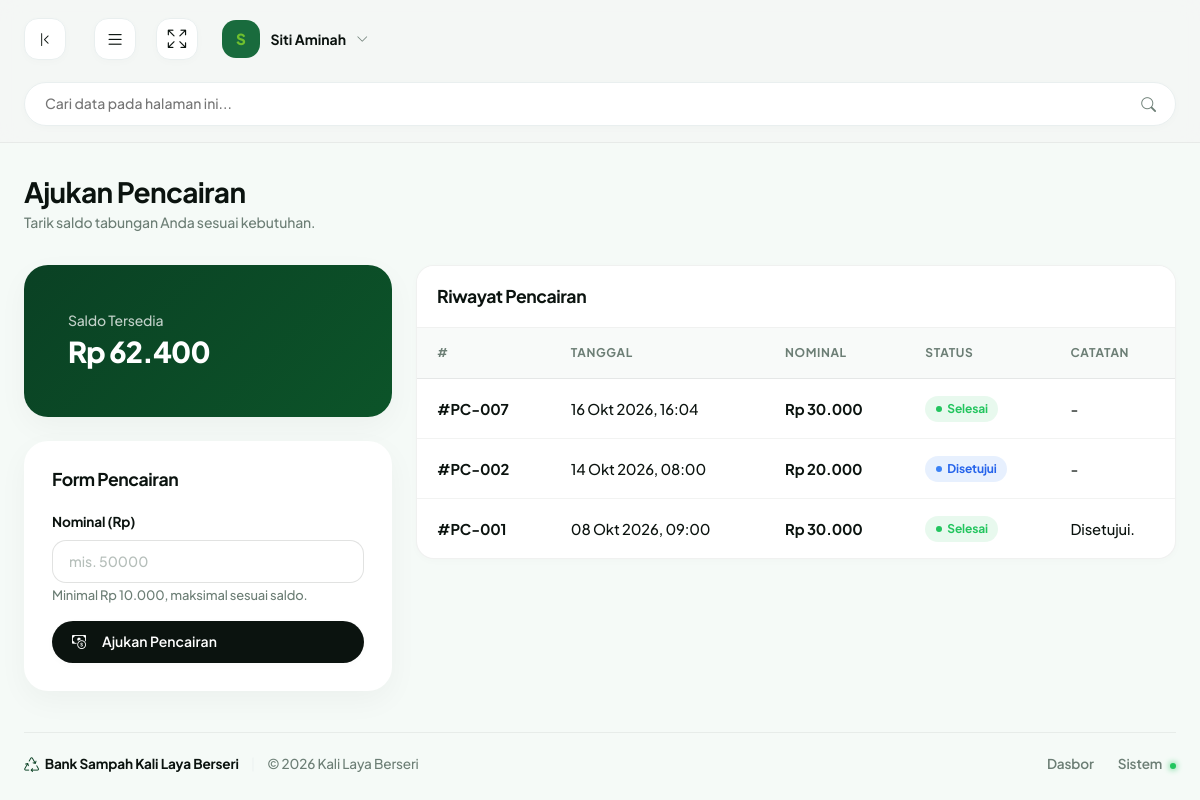
/nasabah/pencairan.php (signed in), run on the app's committed database.
### tables this page shows
CREATE TABLE `saldo_mutasi` (
  `id` int NOT NULL,
  `user_id` int NOT NULL,
  `tipe` enum('kredit','debit') NOT NULL,
  `nominal` decimal(14,2) NOT NULL DEFAULT '0.00',
  `saldo_akhir` decimal(14,2) NOT NULL DEFAULT '0.00',
  `ref_type` varchar(20) DEFAULT NULL,
  `ref_id` int DEFAULT NULL,
  `keterangan` varchar(255) DEFAULT NULL,
  `tanggal` datetime NOT NULL
);

CREATE TABLE `pencairan` (
  `id` int NOT NULL,
  `user_id` int NOT NULL,
  `nominal` decimal(14,2) NOT NULL DEFAULT '0.00',
  `status` enum('menunggu','disetujui','ditolak','selesai') NOT NULL DEFAULT 'menunggu',
  `disetujui_oleh` int DEFAULT NULL,
  `catatan_ketua` text,
  `diproses_oleh` int DEFAULT NULL,
  `tanggal` datetime NOT NULL,
  `tanggal_disetujui` datetime DEFAULT NULL,
  `tanggal_selesai` datetime DEFAULT NULL
);

### includes/auth.php (called while the page is built, shortened)
<?php
require_once __DIR__ . '/../connection.php';
require_once __DIR__ . '/fungsi.php';
if (!function_exists('current_user')) {
    function current_user(): array
    {
        return [
            'id_user' => (int) ($_SESSION['id_user'] ?? 0),
            'name'    => $_SESSION['name'] ?? '',
            'email'   => $_SESSION['email'] ?? '',
            'role'    => $_SESSION['role'] ?? '',
        ];
    }
}

### nasabah/pencairan.php (the view, shortened to what this page needs)
<?php
require_once __DIR__ . '/../includes/auth.php';
$u   = current_user();
$uid = $u['id_user'];
$saldo  = get_saldo($con, $uid);
$stmt = mysqli_prepare($con, "SELECT * FROM pencairan WHERE user_id = ? ORDER BY tanggal DESC");
mysqli_stmt_bind_param($stmt, 'i', $uid);
mysqli_stmt_execute($stmt);
$res = mysqli_stmt_get_result($stmt);
$rows = [];
while ($r = mysqli_fetch_assoc($res)) { $rows[] = $r; }
require __DIR__ . '/../includes/header.php';
?>
<div class="row g-4">
  <div class="col-lg-4">
    <div class="card mb-4" style="background: linear-gradient(135deg, var(--brand-forest-medium), var(--brand-forest-dark)); color:#fff; border:none;">
      <div class="card-body">
        <span class="stat-label" style="color: rgba(255,255,255,.75);">Saldo Tersedia</span>
        <div class="stat-value" style="color:#fff; font-size:1.8rem; margin:.3rem 0;"><?= e(rupiah($saldo)) ?></div>
      </div>
    </div>
    <div class="card">
      <div class="card-header"><h2 class="card-title">Form Pencairan</h2></div>
      <form method="POST" action="pencairan.php" data-confirm="Ajukan pencairan ini?">
        <div class="mb-3">
          <label class="form-label-custom" for="nominal">Nominal (Rp)</label>
          <input type="number" class="form-control-custom" id="nominal" name="nominal" min="10000" step="1000" max="<?= e((int) $saldo) ?>" placeholder="mis. 50000" required>
          <small class="text-muted-green">Minimal Rp 10.000, maksimal sesuai saldo.</small>
        </div>
        <button type="submit" class="btn btn-dark-custom w-100" <?= $saldo < 10000 ? 'disabled' : '' ?>>
          <i class="bi bi-cash-coin me-1"></i> Ajukan Pencairan
        </button>
      </form>
    </div>
  </div>
  <div class="col-lg-8">
    <div class="table-card-custom">
      <div class="table-header-control"><h2 class="card-title mb-0">Riwayat Pencairan</h2></div>
      <div class="table-responsive">
        <table class="table-custom">
          <thead><tr><th>#</th><th>Tanggal</th><th>Nominal</th><th>Status</th><th>Catatan</th></tr></thead>
          <tbody>
            <?php if (empty($rows)): ?>
              <tr><td colspan="5" class="text-center text-muted-green py-4">Belum ada pengajuan.</td></tr>
            <?php else: foreach ($rows as $r): ?>
              <tr>
                <td class="table-order-id">#PC-<?= e(str_pad($r['id'], 3, '0', STR_PAD_LEFT)) ?></td>
                <td><?= e(tanggal_waktu_id($r['tanggal'])) ?></td>
                <td class="table-amount"><?= e(rupiah($r['nominal'])) ?></td>
                <td><?= badge_pencairan($r['status']) ?></td>
                <td><?= e(potong_teks($r['catatan_ketua'] ?: '-', 40)) ?></td>
              </tr>
            <?php endforeach; endif; ?>
          </tbody>
        </table>
      </div>
    </div>
  </div>
</div>
<?php require __DIR__ . '/../includes/footer.php'; ?>

### includes/fungsi.php (shortened to what this page needs)
<?php
if (!function_exists('e')) {
    function e($value): string
    {
        return htmlspecialchars((string) $value, ENT_QUOTES, 'UTF-8');
    }
}
if (!function_exists('rupiah')) {
    function rupiah($angka, bool $prefix = true): string
    {
        $hasil = number_format((float) $angka, 0, ',', '.');
        return $prefix ? 'Rp ' . $hasil : $hasil;
    }
}
if (!function_exists('tanggal_id')) {
    function tanggal_id(?string $tanggal): string
    {
        $bulan = [
            1 => 'Jan', 'Feb', 'Mar', 'Apr', 'Mei', 'Jun',
            'Jul', 'Agu', 'Sep', 'Okt', 'Nov', 'Des',
        ];
        $ts = strtotime($tanggal);
        return date('d', $ts) . ' ' . $bulan[(int) date('n', $ts)] . ' ' . date('Y', $ts);
    }
}
if (!function_exists('tanggal_waktu_id')) {
    function tanggal_waktu_id(?string $tanggal): string
    {
        $ts = strtotime($tanggal);
        return tanggal_id($tanggal) . ', ' . date('H:i', $ts);
    }
}
if (!function_exists('get_saldo')) {
    function get_saldo(mysqli $con, int $user_id): float
    {
        $stmt = mysqli_prepare(
            $con,
            'SELECT saldo_akhir FROM saldo_mutasi WHERE user_id = ? ORDER BY id DESC LIMIT 1'
        );
        mysqli_stmt_bind_param($stmt, 'i', $user_id);
        mysqli_stmt_execute($stmt);
        $res = mysqli_stmt_get_result($stmt);
        $row = $res ? mysqli_fetch_assoc($res) : null;
        return $row ? (float) $row['saldo_akhir'] : 0.0;
    }
}
if (!function_exists('badge_pencairan')) {
    function badge_pencairan(string $status): string
    {
        $map = [
            'menunggu'  => 'pending',
            'disetujui' => 'info',
            'ditolak'   => 'failed',
            'selesai'   => 'success',
        ];
        $cls = $map[$status] ?? 'pending';
        return '<span class="badge-table ' . $cls . '">' . e(ucfirst($status)) . '</span>';
    }
}
if (!function_exists('potong_teks')) {
    function potong_teks(string $teks, int $panjang = 120): string
    {
        $teks = trim(strip_tags($teks));
        if (mb_strlen($teks) <= $panjang) {
            return $teks;
        }
        return mb_substr($teks, 0, $panjang) . '…';
    }
}

### assets/css/main.css (style rules this page uses)
:root { --bs-body-bg: #F5FAF7; --bs-body-font-family: 'Plus Jakarta Sans', sans-serif; --brand-forest-dark: #0C5429; --brand-forest-medium: #0A4124; --brand-forest-light: #196B3D; --brand-lime: #6FBF2E; --brand-lime-hover: #7FCE3E; --brand-lime-translucent: rgba(84, 155, 27, 0.18); --text-main: #0B130F; --text-muted-green: #6C7E75; --text-sidebar-muted: #879A91; --card-background: #FFFFFF; --border-light: #E9EFEF; --border-dark-green: rgba(255, 255, 255, 0.1); --sys-green: #22C55E; --sys-green-bg: #DCFCE7; --sys-red: #EF4444; --sys-red-bg: #FEE2E2; --sys-orange: #F97316; --sys-orange-bg: #FFEDD5; --sidebar-width: 280px; --navbar-height: 80px; --radius-xxl: 24px; --radius-xl: 18px; --radius-lg: 14px; --radius-md: 10px; --radius-sm: 6px; --shadow-sm: 0 2px 8px rgba(11, 19, 15, 0.02); --shadow-md: 0 10px 30px rgba(11, 19, 15, 0.04); --shadow-lg: 0 20px 50px rgba(11, 19, 15, 0.08); }
body { background-color: var(--bs-body-bg); color: var(--text-main); font-family: var(--bs-body-font-family); font-size: 0.925rem; font-weight: 500; -webkit-font-smoothing: antialiased; letter-spacing: -0.01em; }
h1, h2, h3, h4, h5, h6, .h1, .h2, .h3, .h4, .h5, .h6 { color: var(--text-main); font-weight: 700; letter-spacing: -0.025em; }
.btn-dark-custom { background-color: var(--text-main); color: #FFFFFF; font-weight: 600; font-size: 0.875rem; padding: 0.65rem 1.25rem; border-radius: 50rem; border: none; display: flex; align-items: center; gap: 0.75rem; box-shadow: var(--shadow-sm); transition: all 0.2s ease-in-out; }
.card { background-color: var(--card-background); border: none; border-radius: var(--radius-xxl); padding: 1.75rem; box-shadow: var(--shadow-md); margin-bottom: 1.5rem; position: relative; overflow: hidden; }
.card-header { display: flex; align-items: center; justify-content: space-between; margin-bottom: 1.25rem; background: transparent !important; border: none !important; padding: 0 !important; }
.card-title { font-size: 1.1rem; font-weight: 700; color: var(--text-main); margin-bottom: 0; }
.stat-label { font-size: 0.875rem; color: var(--text-muted-green); margin-bottom: 0.75rem; font-weight: 500; }
.stat-value { font-size: 2rem; font-weight: 800; color: var(--text-main); margin-bottom: 0.75rem; line-height: 1.1; letter-spacing: -0.03em; }
.table-card-custom { background-color: #FFFFFF; border-radius: var(--radius-xl); border: 1px solid rgba(11, 19, 15, 0.06) !important; box-shadow: var(--shadow-sm); overflow: hidden; margin-bottom: 1.25rem !important; width: 100%; }
.table-custom { width: 100%; margin-bottom: 0; vertical-align: middle; border-collapse: collapse; }
.table-custom th, .table-custom td { padding: 1rem 1.25rem; border-bottom: 1px solid rgba(11, 19, 15, 0.05); white-space: nowrap; }
.table-custom th { background-color: #F8FAF9; color: var(--text-muted-green); font-size: 0.75rem; text-transform: uppercase; font-weight: 700; letter-spacing: 0.05em; border-bottom: 1px solid rgba(11, 19, 15, 0.08); }
.table-custom tbody tr { transition: background-color 0.2s ease-in-out; }
.table-custom tbody tr:last-child td { border-bottom: none; }
.badge-table { display: inline-flex; align-items: center; gap: 0.35rem; padding: 0.25rem 0.65rem; font-size: 0.75rem; font-weight: 700; border-radius: 50rem; }
.badge-table::before { content: ''; display: inline-block; width: 6px; height: 6px; border-radius: 50rem; }
.badge-table.success { background-color: rgba(34, 197, 94, 0.1); color: var(--sys-green); }
.badge-table.success::before { background-color: var(--sys-green); }
.table-header-control { background-color: #FFFFFF; padding: 1.25rem; border-bottom: 1px solid rgba(11, 19, 15, 0.06); display: flex; align-items: center; justify-content: space-between; flex-wrap: wrap; gap: 1rem; }
.table-order-id { font-weight: 700; color: var(--text-main); }
.table-amount { font-weight: 700; color: var(--text-main); }
.form-label-custom { display: inline-block; font-size: 0.85rem; font-weight: 700; color: var(--text-main); margin-bottom: 0.5rem; }
.form-control-custom { display: block; width: 100%; padding: 0.6rem 1rem; font-size: 0.875rem; font-weight: 500; line-height: 1.5; color: var(--text-main); background-color: #FFFFFF; background-clip: padding-box; border: 1px solid rgba(11, 19, 15, 0.12); border-radius: var(--radius-lg); transition: border-color 0.2s ease-in-out, box-shadow 0.2s ease-in-out; }
.form-control-custom::placeholder { color: var(--text-muted-green); opacity: 0.5; }

### data on the page
saldo_mutasi: saldo_akhir "Rp 62.400"
pencairan: id "007", tanggal "16 Okt 2026, 16:04", nominal "Rp 30.000", status "Selesai", catatan_ketua "-"
pencairan: id "002", tanggal "14 Okt 2026, 08:00", nominal "Rp 20.000", status "Disetujui", catatan_ketua "-"
pencairan: id "001", tanggal "08 Okt 2026, 09:00", nominal "Rp 30.000", status "Selesai", catatan_ketua "Disetujui."

### other printed values
mb_substr($u['name'] ?: 'U', 0, 1) "S"
$u['name'] "Siti Aminah"
$page_title "Ajukan Pencairan"
$page_subtitle "Tarik saldo tabungan Anda sesuai kebutuhan."
